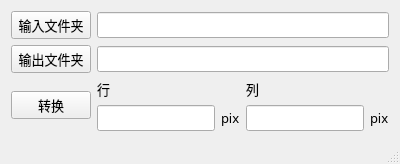
<?xml version="1.0" encoding="UTF-8"?>
<ui version="4.0">
 <class>ResizePicsClass</class>
 <widget class="QMainWindow" name="ResizePicsClass">
  <property name="geometry">
   <rect>
    <x>0</x>
    <y>0</y>
    <width>400</width>
    <height>160</height>
   </rect>
  </property>
  <property name="sizePolicy">
   <sizepolicy hsizetype="Preferred" vsizetype="Maximum">
    <horstretch>0</horstretch>
    <verstretch>0</verstretch>
   </sizepolicy>
  </property>
  <property name="minimumSize">
   <size>
    <width>0</width>
    <height>0</height>
   </size>
  </property>
  <property name="maximumSize">
   <size>
    <width>16777215</width>
    <height>160</height>
   </size>
  </property>
  <property name="baseSize">
   <size>
    <width>0</width>
    <height>0</height>
   </size>
  </property>
  <property name="windowTitle">
   <string>ResizePics</string>
  </property>
  <widget class="QWidget" name="centralWidget">
   <layout class="QGridLayout" name="gridLayout_3">
    <item row="0" column="0">
     <layout class="QGridLayout" name="gridLayout">
      <item row="0" column="0">
       <widget class="QPushButton" name="pushButton_inputDir">
        <property name="sizePolicy">
         <sizepolicy hsizetype="Fixed" vsizetype="Fixed">
          <horstretch>0</horstretch>
          <verstretch>0</verstretch>
         </sizepolicy>
        </property>
        <property name="font">
         <font>
          <family>Microsoft YaHei UI Light</family>
          <pointsize>10</pointsize>
         </font>
        </property>
        <property name="text">
         <string>输入文件夹</string>
        </property>
       </widget>
      </item>
      <item row="1" column="0">
       <widget class="QPushButton" name="pushButton_outputDir">
        <property name="sizePolicy">
         <sizepolicy hsizetype="Fixed" vsizetype="Fixed">
          <horstretch>0</horstretch>
          <verstretch>0</verstretch>
         </sizepolicy>
        </property>
        <property name="font">
         <font>
          <family>Microsoft YaHei UI Light</family>
          <pointsize>10</pointsize>
         </font>
        </property>
        <property name="text">
         <string>输出文件夹</string>
        </property>
       </widget>
      </item>
      <item row="0" column="1">
       <widget class="QLineEdit" name="lineEdit_inputDir">
        <property name="font">
         <font>
          <family>Microsoft YaHei UI Light</family>
          <pointsize>10</pointsize>
         </font>
        </property>
       </widget>
      </item>
      <item row="1" column="1">
       <widget class="QLineEdit" name="lineEdit_outputDir">
        <property name="font">
         <font>
          <family>Microsoft YaHei UI Light</family>
          <pointsize>10</pointsize>
         </font>
        </property>
       </widget>
      </item>
      <item row="2" column="1">
       <layout class="QGridLayout" name="gridLayout_2">
        <item row="1" column="0">
         <widget class="QLineEdit" name="lineEdit_row">
          <property name="font">
           <font>
            <family>Microsoft YaHei UI Light</family>
            <pointsize>10</pointsize>
           </font>
          </property>
         </widget>
        </item>
        <item row="1" column="1">
         <widget class="QLabel" name="label_3">
          <property name="font">
           <font>
            <family>Microsoft YaHei UI Light</family>
            <pointsize>10</pointsize>
           </font>
          </property>
          <property name="text">
           <string>pix</string>
          </property>
         </widget>
        </item>
        <item row="0" column="2">
         <widget class="QLabel" name="label_2">
          <property name="font">
           <font>
            <family>Microsoft YaHei UI Light</family>
            <pointsize>10</pointsize>
           </font>
          </property>
          <property name="text">
           <string>列</string>
          </property>
         </widget>
        </item>
        <item row="1" column="2">
         <widget class="QLineEdit" name="lineEdit_col">
          <property name="font">
           <font>
            <family>Microsoft YaHei UI Light</family>
            <pointsize>10</pointsize>
           </font>
          </property>
         </widget>
        </item>
        <item row="1" column="3">
         <widget class="QLabel" name="label_4">
          <property name="font">
           <font>
            <family>Microsoft YaHei UI Light</family>
            <pointsize>10</pointsize>
           </font>
          </property>
          <property name="text">
           <string>pix</string>
          </property>
         </widget>
        </item>
        <item row="0" column="0">
         <widget class="QLabel" name="label">
          <property name="font">
           <font>
            <family>Microsoft YaHei UI Light</family>
            <pointsize>10</pointsize>
           </font>
          </property>
          <property name="text">
           <string>行</string>
          </property>
         </widget>
        </item>
       </layout>
      </item>
      <item row="2" column="0">
       <widget class="QPushButton" name="pushButton_resize">
        <property name="font">
         <font>
          <family>Microsoft YaHei UI Light</family>
          <pointsize>10</pointsize>
         </font>
        </property>
        <property name="text">
         <string>转换</string>
        </property>
       </widget>
      </item>
     </layout>
    </item>
   </layout>
  </widget>
  <widget class="QStatusBar" name="statusBar"/>
 </widget>
 <layoutdefault spacing="6" margin="11"/>
 <resources>
  <include location="resizepics.qrc"/>
 </resources>
 <connections/>
</ui>
